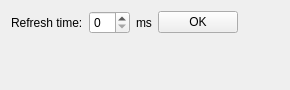
<?xml version="1.0" encoding="UTF-8"?>
<ui version="4.0">
 <class>OtherSettingWidget</class>
 <widget class="QWidget" name="OtherSettingWidget">
  <property name="geometry">
   <rect>
    <x>0</x>
    <y>0</y>
    <width>290</width>
    <height>90</height>
   </rect>
  </property>
  <property name="windowTitle">
   <string>OtherSettingWidget</string>
  </property>
  <layout class="QGridLayout" name="gridLayout">
   <item row="1" column="3">
    <spacer name="verticalSpacer">
     <property name="orientation">
      <enum>Qt::Vertical</enum>
     </property>
     <property name="sizeHint" stdset="0">
      <size>
       <width>20</width>
       <height>40</height>
      </size>
     </property>
    </spacer>
   </item>
   <item row="0" column="0">
    <widget class="QLabel" name="refreshTimeLabel">
     <property name="text">
      <string>Refresh time:</string>
     </property>
    </widget>
   </item>
   <item row="0" column="1">
    <widget class="QSpinBox" name="refreshTimeSpinBox"/>
   </item>
   <item row="0" column="3">
    <widget class="QPushButton" name="okBtn">
     <property name="text">
      <string>OK</string>
     </property>
    </widget>
   </item>
   <item row="0" column="4">
    <spacer name="horizontalSpacer">
     <property name="orientation">
      <enum>Qt::Horizontal</enum>
     </property>
     <property name="sizeHint" stdset="0">
      <size>
       <width>40</width>
       <height>20</height>
      </size>
     </property>
    </spacer>
   </item>
   <item row="0" column="2">
    <widget class="QLabel" name="label">
     <property name="text">
      <string>ms</string>
     </property>
    </widget>
   </item>
  </layout>
 </widget>
 <layoutdefault spacing="6" margin="11"/>
 <resources/>
 <connections/>
</ui>
